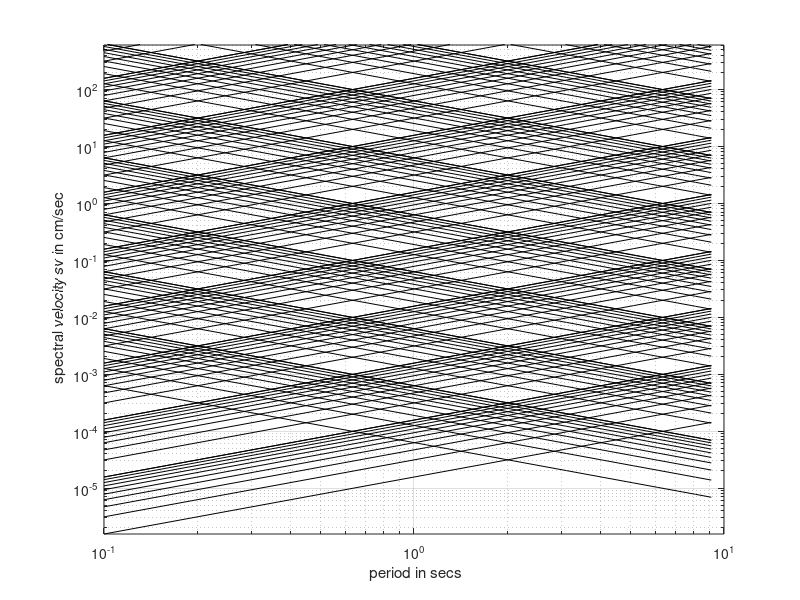

Source code (MATLAB): (Note: this script raises an error after producing the figure.)
%**********************************************************
% to draw elastic design spectra from the earthquake data
% read the response spectrum values in this program
%**********************************************************
for k=.00001:.00001:.0001
beta=0.1:1:10;
t=log(2*pi*k)-log(beta);
y=exp(t);
loglog(beta,y,'k'),grid on
hold on
t=log(k*9.81/(2*pi))+log(beta);
y=exp(t);
loglog(beta,y,'k')
hold on
end

for k=.0001:.0001:.001
beta=0.1:1:10;
t=log(2*pi*k)-log(beta);
y=exp(t);
loglog(beta,y,'k'),grid on
hold on
t=log(k*9.81/(2*pi))+log(beta);
y=exp(t);
loglog(beta,y,'k')
hold on
end

for k=.001:.001:.01
beta=0.1:1:10;
t=log(2*pi*k)-log(beta);
y=exp(t);
loglog(beta,y,'k'),grid on
hold on
t=log(k*9.81/(2*pi))+log(beta);
y=exp(t);
loglog(beta,y,'k')
hold on
end
xlabel(' period in secs')
ylabel(' spectral velocity sv in cm/sec')
for k=.01:.01:.1
beta=0.1:1:10;
t=log(2*pi*k)-log(beta);
y=exp(t);
loglog(beta,y,'k'),grid on
hold on
t=log(k*9.81/(2*pi))+log(beta);
y=exp(t);
loglog(beta,y,'k')
hold on
end
for k=.1:.1:1
beta=0.1:1:10;
t=log(2*pi*k)-log(beta);
y=exp(t);
loglog(beta,y,'k'),grid on
hold on
t=log(k*9.81/(2*pi))+log(beta);
y=exp(t);
loglog(beta,y,'k')
hold on
end
for k=1:1:10
beta=0.1:1:10;
t=log(2*pi*k)-log(beta);
y=exp(t);

loglog(beta,y,'k'),grid on
hold on
t=log(k*9.81/(2*pi))+log(beta);
y=exp(t);
loglog(beta,y,'k')
hold on
end
for k=10:10:100
beta=0.1:1:10;
t=log(2*pi*k)-log(beta);
y=exp(t);
loglog(beta,y,'k'),grid on
hold on
t=log(k*9.81/(2*pi))+log(beta);
y=exp(t);
loglog(beta,y,'k')
hold on
end
for k=100:100:1000
beta=0.1:1:10;
t=log(2*pi*k)-log(beta);
y=exp(t);
loglog(beta,y,'k'),grid on
hold on
t=log(k*9.81/(2*pi))+log(beta);
y=exp(t);
loglog(beta,y,'k')
hold on
end
for k=1000:1000:10000
beta=0.1:1:10;
t=log(2*pi*k)-log(beta);
y=exp(t);
loglog(beta,y,'k'),grid on
hold on
t=log(k*9.81/(2*pi))+log(beta);
y=exp(t);
loglog(beta,y,'k')
end
axis([0.1 10 0 600])

%%
% d=xlsread('svdata');



d=load('sv.out');
plot(d(:,1),100*d(:,2),'k')
plot(d(:,1),100*d(:,3),'k')
plot(d(:,1),100*d(:,4),'k')
plot(d(:,1),100*d(:,5),'k')
plot(d(:,1),100*d(:,6),'k')
text(0.2,0.02,'0.001');
text(0.6,0.1,'0.01');
text(2,0.3,'0.1');
text(7,1,'1');
text(20,3,'10');
text(80,10,'100')
text(20,1,'sd in cm')
xlabel(' period in sec')
ylabel(' sv in cm/sec')
text(0.01,200,'100')
text(0.01,20,'10')
text(0.01,2,'1')
text(0.02,0.4,'0.1')
text(0.07,0.1,'0.01')
text(.02,0.8,'sa/g')
gtext(' no damping')
gtext(' damping=2%')
gtext(' damping=5%')
gtext(' damping=10%')
gtext(' damping=20%')
